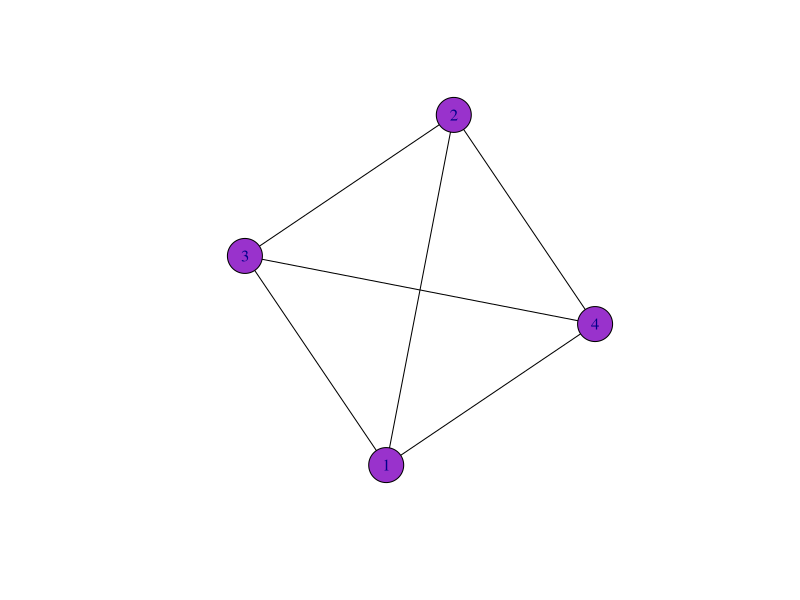
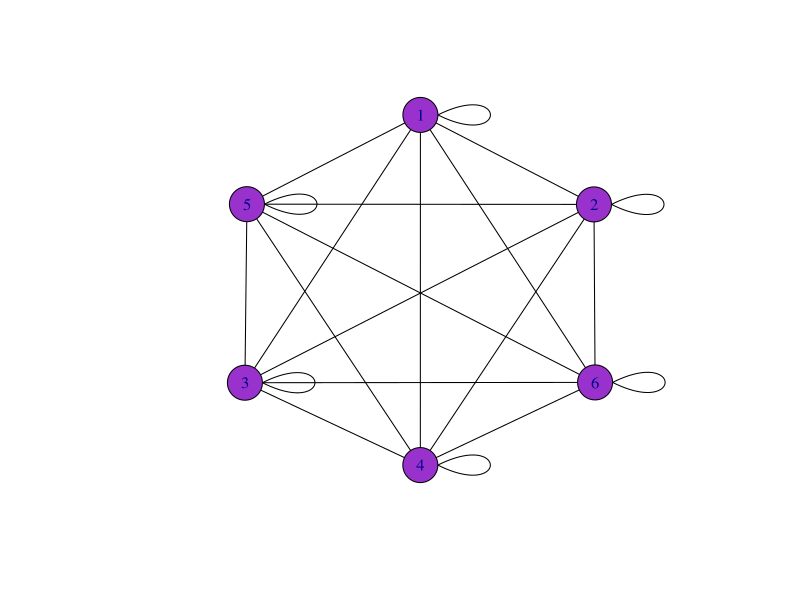
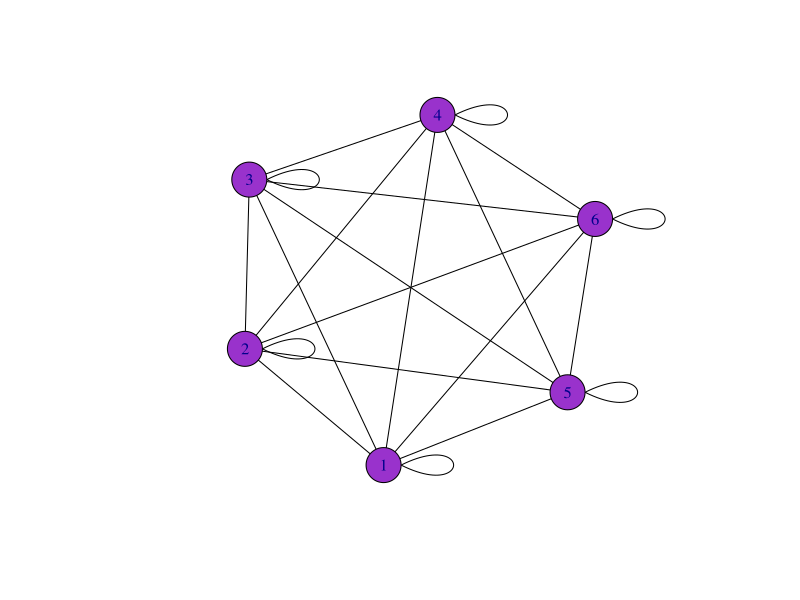
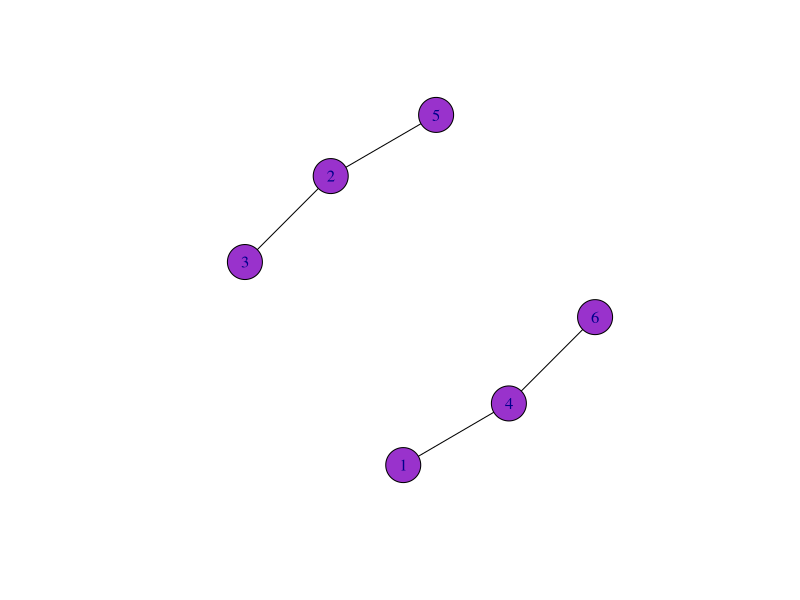
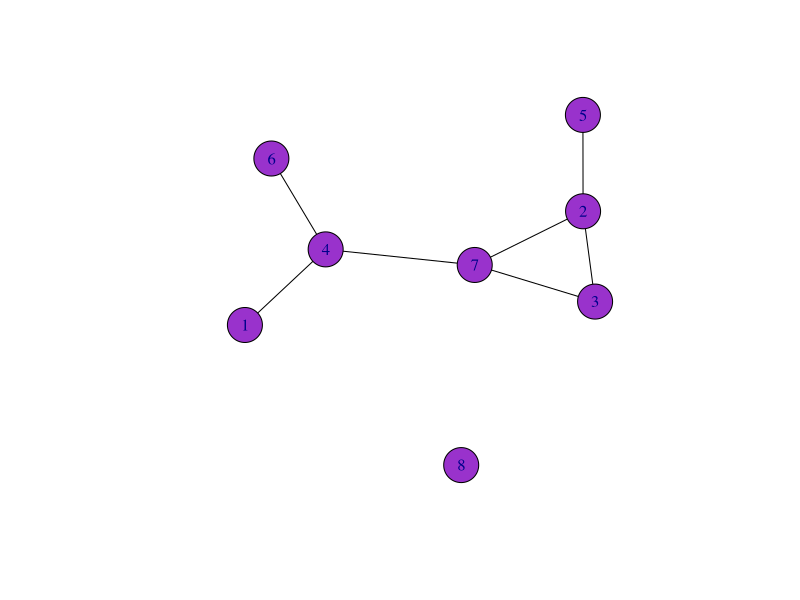
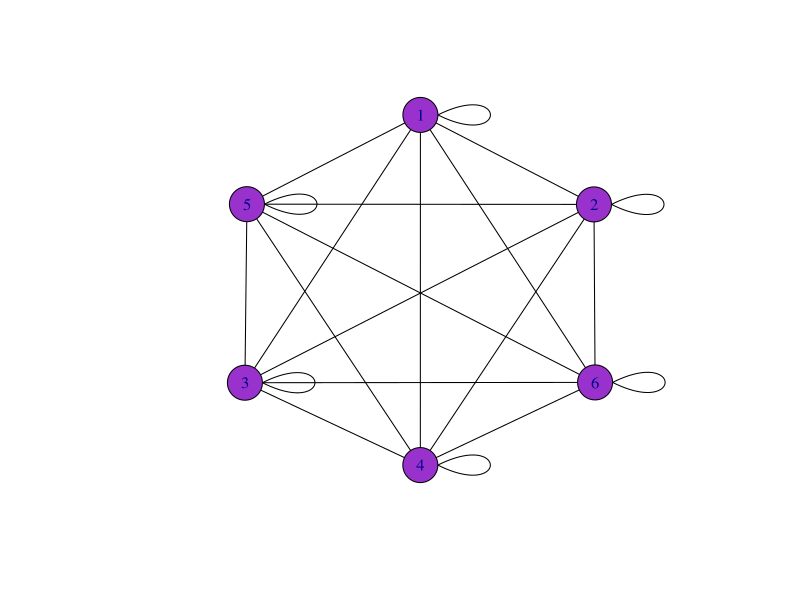
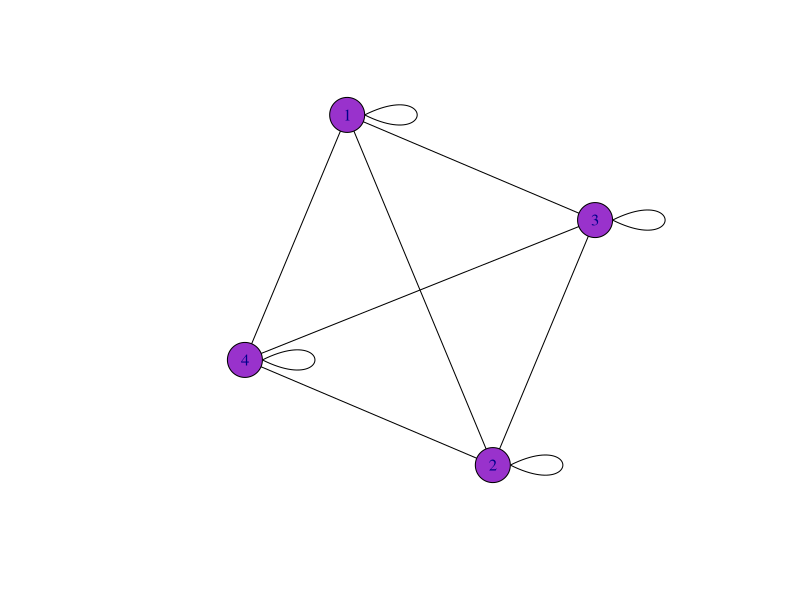
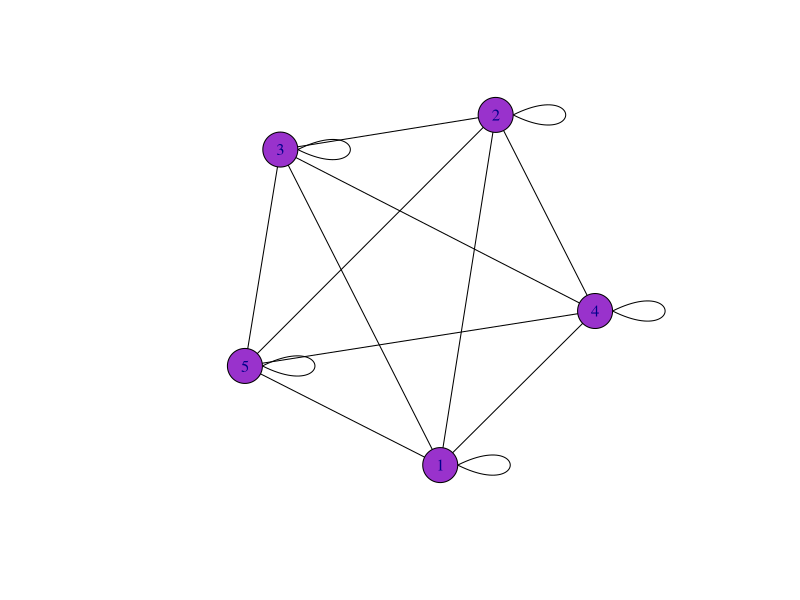

Generate these figures, in order, with R:
## ---- chunk 1
#Importar librerias
library(igraph)         # Biblioteca para análisis de redes.
library(tidyverse)      # Colección de bibliotecas para manipulación de datos.
library(viridis)        # Biblioteca con paletas de colores.
## ---- chunk 2
# Generamos una red aleatoria de 4 nodos no dirigida.
# Para poder reproducirla, dado que tiene componentes aleatorios,
# Fijamos la semilla del generador de números pseudoaleatorios.
set.seed(22051996)
g <- sample_gnp(4, 1, directed = FALSE, loops = FALSE)
plot(g,
     vertex.color="darkorchid",  # color de los nodos
     vertex.size=20,             # tamaño de los nodos
     edge.color="black")         # color de las aristas
## ---- chunk 3
V(g) #Calcular nodos
E(g) #Calcular aristas 
## ---- chunk 4
set.seed(22051996)
g <- sample_gnp(6, 1, directed = FALSE, loops = TRUE) #Crea un grafo aleatorio con 6 nodos, no dirigido y con loops
plot(g,
     vertex.color="darkorchid",  # color de los nodos
     vertex.size=20,             # tamaño de los nodos
     edge.color="black")         # color de las aristas
V(g) #Calcular nodos
E(g) #Calcular aristas
## ---- chunk 5
set.seed(22051998)
g <- sample_gnp(6, 1, directed = FALSE, loops = TRUE) #Crea un grafo aleatorio con 6 nodos, no dirigido y con loops
plot(g,
     vertex.color="darkorchid",  # color de los nodos
     vertex.size=20,             # tamaño de los nodos
     edge.color="black")         # color de las aristas
V(g) #Calcular nodos
E(g) #Calcular aristas
## ---- chunk 6
set.seed(22051996)
g <- sample_gnp(6, 0.3, directed = FALSE, loops = FALSE) #Crea un grafo aleatorio con 6 nodos, no dirigido y con loops
plot(g,
     vertex.color="darkorchid",  # color de los nodos
     vertex.size=20,             # tamaño de los nodos
     edge.color="black")         # color de las aristas
## ---- chunk 7
set.seed(22051996)
g <- sample_gnp(8, 0.3, directed = FALSE, loops = FALSE) #Crea un grafo aleatorio con 6 nodos, no dirigido y con loops
plot(g,
     vertex.color="darkorchid",  # color de los nodos
     vertex.size=20,             # tamaño de los nodos
     edge.color="black")         # color de las aristas
#Calculamos los grados de los nodos en g y ordenamos de mayor a menor.

degree(g) %>% sort(decreasing=TRUE)
## ---- chunk 8
degree(g) %>% sort(decreasing=FALSE)
## ---- chunk 9
set.seed(22051996)
set.seed(22051996)
g <- sample_gnp(6, 1, directed = FALSE, loops = TRUE) #Crea un grafo aleatorio con 6 nodos, no dirigido y con loops
plot(g,
     vertex.color="darkorchid",  # color de los nodos
     vertex.size=20,             # tamaño de los nodos
     edge.color="black")         # color de las aristas
g2 <- induced_subgraph(g, 1:4) #Induce un subgrafo del grafo en g que no contenga al nodo 5 y 6
plot(g2,
     vertex.color="darkorchid",  # color de los nodos
     vertex.size=20,             # tamaño de los nodos
     edge.color="black")         # color de las aristas
## ---- chunk 10
set.seed(22051996)
g3 <- induced_subgraph(g, 1:5) #Induce un subgrafo del grafo en g que no contenga al nodo 6
plot(g3,
     vertex.color="darkorchid",  # color de los nodos
     vertex.size=20,             # tamaño de los nodos
     edge.color="black")         # color de las aristas
## ---- chunk 11
set.seed(22051996)
g = make_empty_graph(100) #Creación de un grafo nulo
plot(g,
     vertex.color = "darkorchid")
adj_m = g[] #Matriz de adyacencia
adj_m
## ---- chunk 12
set.seed(22051996)
g = make_full_graph(9)
plot(g,
     vertex.color = "darkorchid")
adj_m = g[] #Matriz de adyacencia
adj_m
## ---- chunk 13
set.seed(22051996)
r = make_ring(10) #Crea un grafo de ciclo con 10 nodos
plot(r,
     vertex.color = "darkorchid")
degree(r) #comprobamos que es regular
## ---- chunk 14
set.seed(22051996)
p = delete.edges(r,1)
plot(p,
     vertex.color = "darkorchid")            
## ---- chunk 15
set.seed(22051996)
c = make_graph("Petersen")
plot(c,
     vertex.color = "darkorchid")
degree(r) #comprobamos que es regular
## ---- chunk 16
set.seed(22051996)
Aristas = c(1,7,2,6,3,8,2,5,4,6,1,5,2,6)
types = rep(0:1, each=4)
g = make_bipartite_graph(types, Aristas, directed = FALSE)
g = set_vertex_attr(g, "label", value = rep(c('off','low','medium', 'strong'), 2))
LO = matrix(c(1,1,1,2,1,3,1,4,2,1,2,2,2,3,2,4), 
    nrow=8, ncol=2, byrow=TRUE)
plot(g,
     vertex.color = "darkorchid",
     layout = LO)
## ---- chunk 17
set.seed(22051996)
g = make_full_bipartite_graph(3, 2, directed = FALSE)
plot(g,
     vertex.color = "darkorchid")
## ---- chunk 18
# Calcule la longitud de todas las caminatas que comienzan en el vértice 1 y terminan en el vértice 3 del grafo arriba
walks <- all_simple_paths(g, from=1, to=5)
# Número de caminatas
print(length(walks))
# Caminatas
for (i in 1:length(walks)) {
    print(walks[[i]])
}
## ---- chunk 19
# ¿Es un grafo conexo?
print("Is the graph connected?")
print(is.connected(g))

# Remover el set desconectante y revisar si el nuevo grafo es conexo
g_new <- delete.edges(g, c(E(g)[5,6]))
plot(g_new, vertex.color="darkorchid") 
print("Is the new graph connected?")
print(is.connected(g_new))
